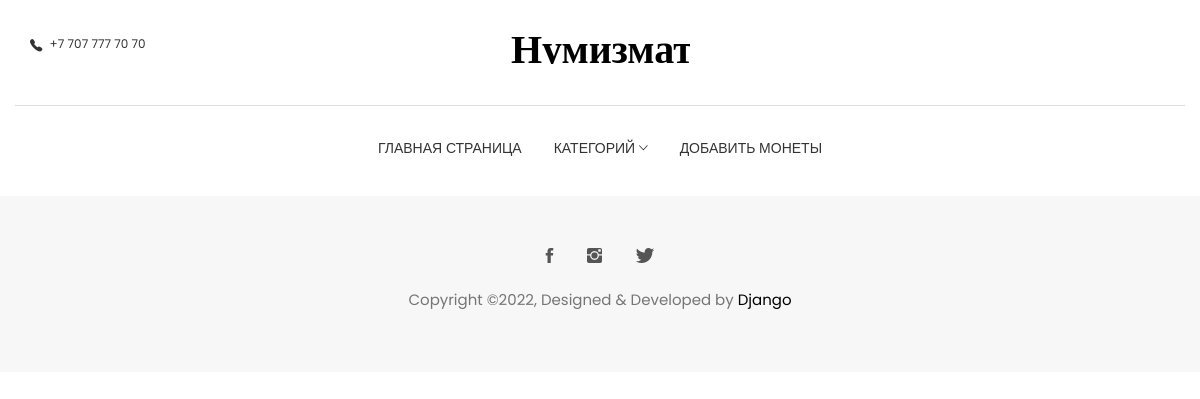
Before: / with the older database file.
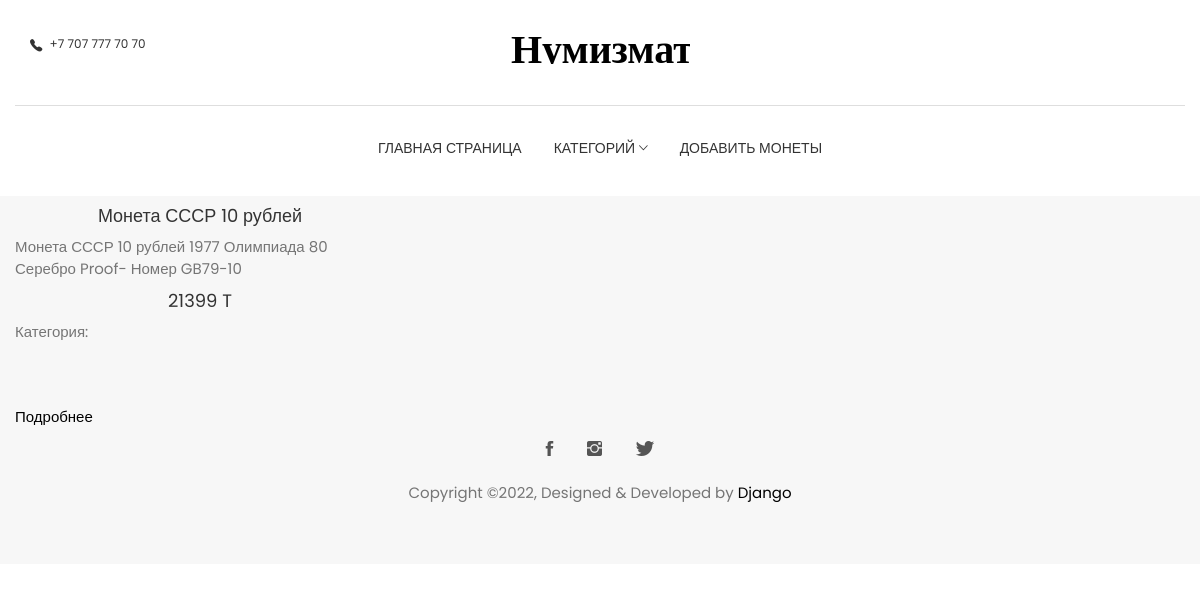
After: the same page with the newer database file.
### numizoomi/models.py (models this page shows, shortened)
class Money(models.Model):
    title = models.CharField(max_length=255, verbose_name="Заголовок")
    slug = models.SlugField(max_length=255, unique=True, db_index=True, verbose_name="URL")
    description = models.TextField(blank=True, verbose_name="Описание")
    country = models.CharField(max_length=255, verbose_name="Производства")
    year = models.CharField(max_length=255, verbose_name="Год")
    count = models.CharField(max_length=255, verbose_name="Количество")
    price = models.CharField(max_length=255, verbose_name="Цена")
    metal = models.CharField(max_length=255, verbose_name="Металл")
    time_create=models.DateTimeField(auto_now_add=True, verbose_name="Время создания")
    time_update=models.DateTimeField(auto_now=True, verbose_name="Время изменения")
    is_published=models.BooleanField(default=True, verbose_name="Публикация")
    image=models.ImageField(upload_to="photos/%Y/%m/%d/", verbose_name="Фото")
    category_id=models.ForeignKey(
        'Category',
        on_delete=models.PROTECT, verbose_name="Категории"
    )
    def get_absolute_url(self):
        return reverse('money', kwargs={'money_slug':self.slug})
    class Meta:
        verbose_name_plural= 'Монеты'
        ordering = ['-time_create', 'title']

### numizoomi/views.py (the view)
# urls.py: path('', MoneyHome.as_view(), name='home'),
class MoneyHome(ListView):
    model = Money
    template_name = 'numizoomi/index.html'
    context_object_name = 'posts'
    def get_context_data(self, *, object_list=None, **kwargs):
        context = super().get_context_data(**kwargs)
        context['title'] = 'Главная страница'
        context['cat_selected'] = 0
        return context
    def get_queryset(self):
        return Money.objects.filter(is_published=True)

### numizoomi/models.py (called while the page is built)
    def get_absolute_url(self):
        return reverse('category', kwargs={'category_id':self.pk})

### numizoomi/templatetags/numizoomi_tags.py (called while the page is built)
@register.simple_tag(name="getcats")
def get_categories(filter=None):
    if not filter:
        return Category.objects.all()
    else:
        return Category.objects.filter(pk=filter)

@register.inclusion_tag("numizoomi/list_categories.html")
def show_categories(sort=None, cat_selected=0):
    if not sort:
        cats = Category.objects.all()
    else:
        cats = Category.objects.order_by(sort)
    return {"cats": cats, "cat_selected": cat_selected}

### numizoomi/templates/numizoomi/index.html (shortened to what this page needs)
{% extends 'numizoomi/layout.html' %}
{% load static %}
							{% block content %}
							{% for p in posts %}
								<div class="col-lg-4 col-md-12 mb-5" >
                                    <div class="card justify-content-center">
                                        <div class="card-body" style="height: 200px;">
                                            <h4 class="card-title text-center">{{p.title}}</h4>
                                            <p class="card-text">	{% autoescape on %} {{p.description|linebreaks|truncatewords:50}} {% endautoescape %}</p>
                                            <h4 class="card-text text-center mt-5">{{p.price}} T</h4>
											<p class="first">Категория: {{p.category.name}}</p>
                                        </div>
										<div class="card-footer" style="display: flex;justify-content:space-between;">
										<p class="link-read-post"><a href="{{ p.get_absolute_url }}">Подробнее</a></p>
										</div>
                                    </div>
                                </div>
						{% endfor %}
{% endblock %}

### numizoomi/templates/numizoomi/layout.html (shortened to what this page needs)
{% load static %}
{% load numizoomi_tags %}
<!DOCTYPE html>
<html>
<head>
    <link rel="stylesheet" href="{% static 'numizoomi/plugins/themefisher-font/style.css' %}">
    <link rel="stylesheet" href="{% static 'numizoomi/plugins/bootstrap/css/bootstrap.min.css' %}">
    <link rel="stylesheet" href="{% static 'numizoomi/plugins/animate/animate.css' %}">
    <link rel="stylesheet" href="{% static 'numizoomi/plugins/slick/slick.css' %}">
    <link rel="stylesheet" href='{% static "numizoomi/plugins/slick/slick-theme.css" %}'>
    <link rel="stylesheet" href='{% static "numizoomi/css/style.css" %}'>
</head>
<body id="body">
<section class="top-header">
    <div class="container">
        <div class="row">
            <div class="col-md-4 col-xs-12 col-sm-4">
                <div class="contact-number">
                    <i class="tf-ion-ios-telephone"></i>
                    <span>+7 707 777 70 70</span>
                </div>
            </div>
            <div class="col-md-4 col-xs-12 col-sm-4">
                <div class="logo text-center">
                    <a href="#">
                        <svg width="180px" height="29px" viewBox="0 0 140 29" version="1.1" xmlns="http://www.w3.org/2000/svg"
                             xmlns:xlink="http://www.w3.org/1999/xlink">
                            <g id="Page-1" stroke="none" stroke-width="1" fill="none" fill-rule="evenodd" font-size="40"
                               font-family="AustinBold, Austin" font-weight="bold">
                                <g id="Group" transform="translate(-110.000000, -297.000000)" fill="#000000">
                                    <text id="AVIATO">
                                        <tspan x="90.94" y="325">Нумизматика</tspan>
                                    </text>
                                </g>
                            </g>
                        </svg>
                    </a>
                </div>
            </div>
        </div>
    </div>
</section>
<section class="menu">
    <nav class="navbar navigation">
        <div class="container">
            <div id="navbar" class="navbar-collapse collapse text-center">
                <ul class="nav navbar-nav">
                    <li class="dropdown ">
                        <a href="{% url 'home' %}">Главная страница</a>
                    </li>
                    <li class="dropdown dropdown-slide">
                        <a href="#!" class="dropdown-toggle" data-toggle="dropdown" data-hover="dropdown" data-delay="500"
                           role="button" aria-haspopup="true" aria-expanded="false">Категорий <span
                                class="tf-ion-ios-arrow-down"></span></a>
                                        {% getcats as cats %}
                    </li>
                    <li class="dropdown ">
                        <a href="{% url 'add_money' %}">Добавить монеты</a>
                    </li>
                </ul>
            </div>
        </div>
    </nav>
</section>
<main class="py-4">
  {% block content %}
  {% endblock %}
</main>
<footer class="footer section text-center">
    <div class="container">
        <div class="row">
            <div class="col-md-12">
                <ul class="social-media">
                    <li>
                        <a href="https://www.facebook.com/themefisher">
                            <i class="tf-ion-social-facebook"></i>
                        </a>
                    </li>
                    <li>
                        <a href="https://www.instagram.com/themefisher">
                            <i class="tf-ion-social-instagram"></i>
                        </a>
                    </li>
                    <li>
                        <a href="https://www.twitter.com/themefisher">
                            <i class="tf-ion-social-twitter"></i>
                        </a>
                    </li>
                </ul>
                <p class="copyright-text">Copyright &copy;2022, Designed &amp; Developed by <a href="https://themefisher.com/">Django</a></p>
            </div>
        </div>
    </div>
</footer>
</body>
</html>

### numizoomi/static/numizoomi/css/style.css (style rules this page uses)
body { line-height: 1.5; font-family: "Poppins", sans-serif; -webkit-font-smoothing: antialiased; }
p { font-family: "Poppins", sans-serif; color: #757575; font-size: 15px; }
h1, h2, h3, h4, h5, h6 { font-family: "Poppins", sans-serif; }
h1, h2, h3, h4, h5, h6 { font-weight: 400; }
ol, ul { margin: 0; padding: 0; list-style: none; }
a, a:focus, a:hover { text-decoration: none; outline: 0; color: #000; }
.section { padding: 80px 0; }
.dropdown-slide { position: static; }
.top-header .container { padding-top: 35px; padding-bottom: 35px; border-bottom: 1px solid #dedede; }
.top-header .contact-number { font-size: 12px; color: #333; }
.top-header .contact-number i { margin-right: 4px; font-size: 18px; vertical-align: middle; }
.top-header .logo a { display: inline-block; }
.navigation { margin-bottom: 0; padding: 10px 0; }
.navigation .navbar-nav > li { position: static; }
.navigation .navbar-nav > li > a { color: #333; font-size: 14px; padding: 20px 15px; text-transform: uppercase; transition: 0.2s ease-in-out 0s; border: 1px solid transparent; }
.navigation .container { position: relative; }
.navigation .navbar-nav { float: none; display: inline-block; }
.footer { background: #F7F7F7; padding: 50px 0; }
.footer .copyright-text { margin-top: 20px; }
.copyright-text a { color: #000; }
.social-media li { display: inline-block; margin: 0 5px; }
.social-media li a { padding: 8px 10px; }
.social-media li a i { font-size: 20px; color: #555; }

Changed rows visible on the page:
now on this page (row edited): Money: title "Монета СССР 10 рублей", description "Монета СССР 10 рублей 1977 Олимпиада 80 Серебро Proof- Номер GB79-10", price "21399"
